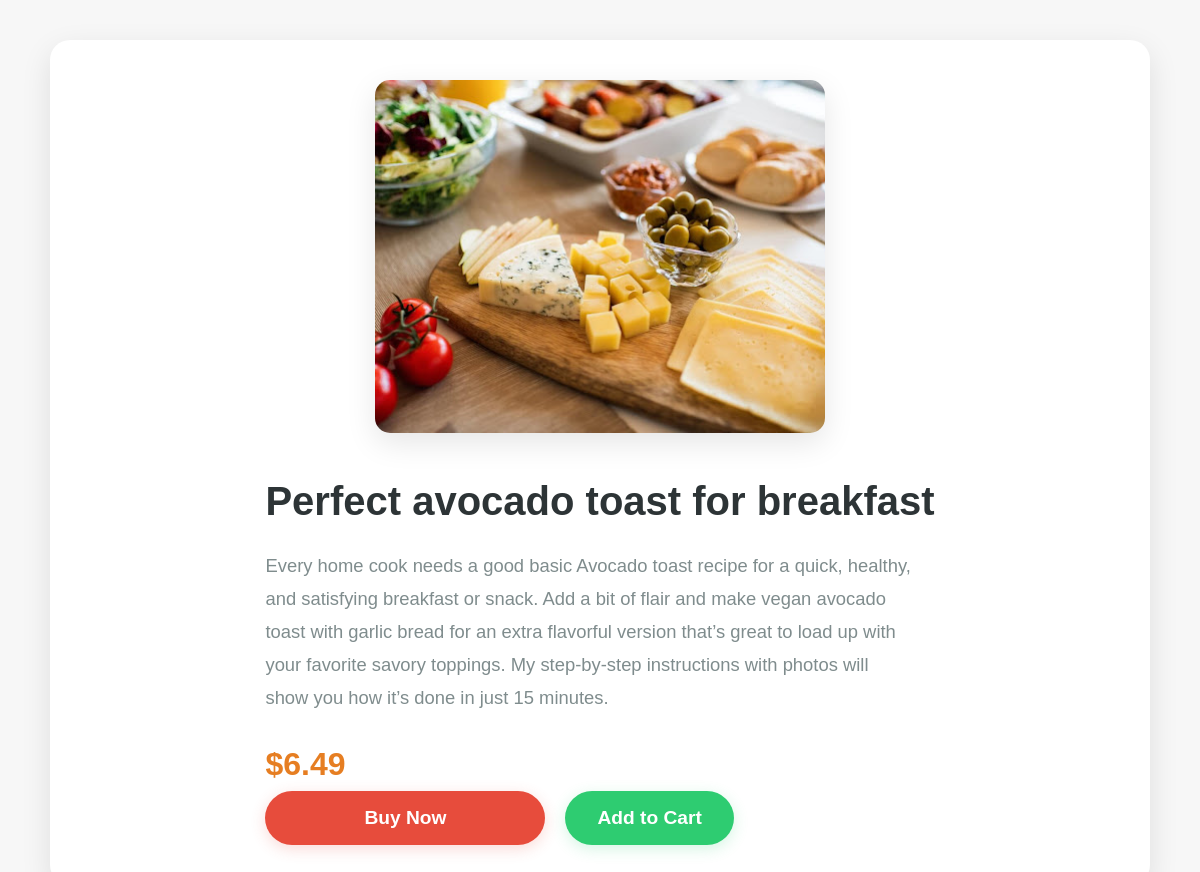
Page /product/3/ on the committed database.
### myapp/models.py (models this page shows, shortened)
class Product(models.Model):
    name = models.CharField(max_length=100)
    price = models.DecimalField(max_digits=10, decimal_places=2)
    description = models.TextField()
    image = models.ImageField(upload_to='images/')

### myapp/views.py (the view, shortened to what this page needs)
# urls.py: path('product/<int:pk>/', views.product_detail, name='product_detail'),
def product_detail(request, pk):
    product = get_object_or_404(Product, pk=pk)
    return render(request, 'product_detail.html', {'product': product})

### myapp/templates/product_detail.html (shortened to what this page needs)
<!DOCTYPE html>
<html lang="en">
<head>
</head>
<body>
  <section class="product-detail">
    <img src="{{ product.image.url }}" alt="{{ product.name }}">
    <div>
      <h2>{{ product.name }}</h2>
      <p class="description">{{ product.description }}</p>
      <span class="price">${{ product.price }}</span>
      <div class="buttons">
        <button class="buy-btn">Buy Now</button>
        <a href="{% url 'add_to_cart' product.id %}">
          <button class="add-to-cart-btn">Add to Cart</button>
        </a>
      </div>
    </div>
  </section>
</body>
</html>

### myapp/templates/product_detail.html (style rules this page uses)
* { margin: 0; padding: 0; box-sizing: border-box; }
body { font-family: 'Montserrat', sans-serif; background-color: #f7f7f7; color: #333; line-height: 1.6; padding: 40px 0; }
.product-detail { max-width: 1100px; margin: 0 auto; background-color: #fff; border-radius: 20px; box-shadow: 0 10px 30px rgba(0, 0, 0, 0.1); display: flex; flex-wrap: wrap; gap: 40px; justify-content: center; padding: 40px; }
.product-detail img { max-width: 100%; width: 450px; height: auto; border-radius: 15px; box-shadow: 0 10px 30px rgba(0, 0, 0, 0.1); transition: transform 0.3s ease-in-out; }
h2 { font-size: 2.5rem; color: #2d3436; margin-bottom: 20px; font-weight: 600; line-height: 1.4; }
.description { font-size: 1.15rem; color: #7f8c8d; margin-bottom: 25px; line-height: 1.8; max-width: 650px; }
.price { font-size: 2rem; color: #E67E22; font-weight: 700; margin-bottom: 30px; }
.buttons { display: flex; gap: 20px; align-items: center; }
.buy-btn, .add-to-cart-btn { padding: 16px 32px; border-radius: 50px; border: none; font-size: 1.2rem; cursor: pointer; transition: all 0.3s ease; text-align: center; width: 100%; max-width: 280px; font-weight: 600; }
.buy-btn { background-color: #e74c3c; color: #fff; box-shadow: 0 4px 15px rgba(231, 76, 60, 0.2); }
.add-to-cart-btn { background-color: #2ecc71; color: #fff; box-shadow: 0 4px 15px rgba(46, 204, 113, 0.2); }

### rows in the picture
Product: image (picture), name "Perfect avocado toast for breakfast", description "Every home cook needs a good basic Avocado toast recipe for a quick, healthy, and satisfying breakfast or snack. Add a bit of flair and make vegan avocado toast with garlic bread for an extra flavorful version that’s great to load up with your favorite savory toppings. My step-by-step instructions with photos will show you how it’s done in just 15 minutes.", price "6.49"
